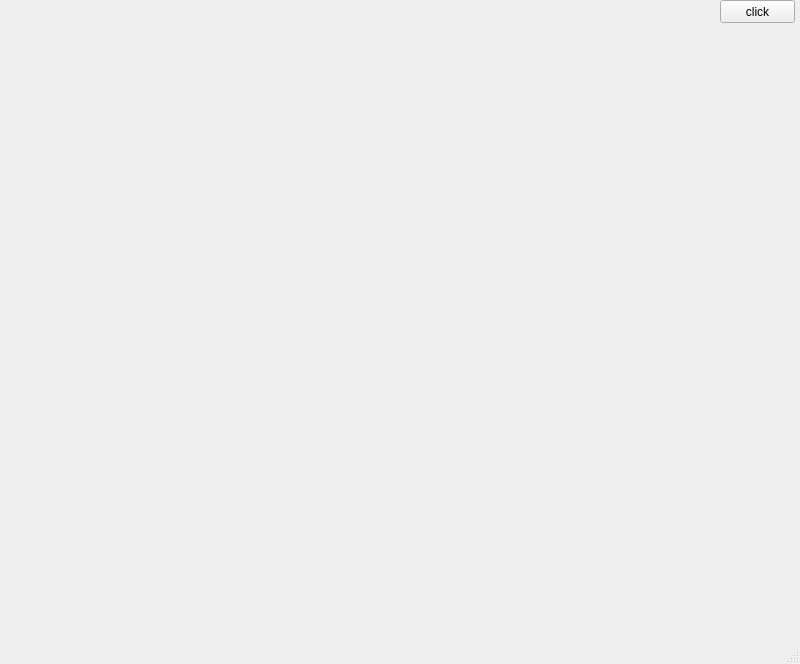
<?xml version="1.0" encoding="UTF-8"?>
<ui version="4.0">
 <class>MainWindow</class>
 <widget class="QMainWindow" name="MainWindow">
  <property name="geometry">
   <rect>
    <x>0</x>
    <y>0</y>
    <width>800</width>
    <height>664</height>
   </rect>
  </property>
  <property name="windowTitle">
   <string>MainWindow</string>
  </property>
  <widget class="QWidget" name="centralwidget">
   <widget class="QLabel" name="lbl1">
    <property name="geometry">
     <rect>
      <x>720</x>
      <y>80</y>
      <width>41</width>
      <height>41</height>
     </rect>
    </property>
    <property name="text">
     <string/>
    </property>
    <property name="pixmap">
     <pixmap>0.png</pixmap>
    </property>
   </widget>
   <widget class="QPushButton" name="pb">
    <property name="geometry">
     <rect>
      <x>720</x>
      <y>0</y>
      <width>75</width>
      <height>23</height>
     </rect>
    </property>
    <property name="text">
     <string>click</string>
    </property>
   </widget>
   <widget class="QLabel" name="lbl3">
    <property name="geometry">
     <rect>
      <x>720</x>
      <y>30</y>
      <width>41</width>
      <height>41</height>
     </rect>
    </property>
    <property name="text">
     <string/>
    </property>
    <property name="pixmap">
     <pixmap>2.png</pixmap>
    </property>
   </widget>
   <widget class="QLabel" name="lbl2">
    <property name="geometry">
     <rect>
      <x>720</x>
      <y>130</y>
      <width>41</width>
      <height>41</height>
     </rect>
    </property>
    <property name="text">
     <string/>
    </property>
    <property name="pixmap">
     <pixmap>1.png</pixmap>
    </property>
   </widget>
   <widget class="QWidget" name="gridLayoutWidget">
    <property name="geometry">
     <rect>
      <x>10</x>
      <y>10</y>
      <width>491</width>
      <height>481</height>
     </rect>
    </property>
    <layout class="QGridLayout" name="gridLayout"/>
   </widget>
  </widget>
  <widget class="QMenuBar" name="menubar">
   <property name="geometry">
    <rect>
     <x>0</x>
     <y>0</y>
     <width>800</width>
     <height>21</height>
    </rect>
   </property>
  </widget>
  <widget class="QStatusBar" name="statusbar"/>
 </widget>
 <resources/>
 <connections/>
</ui>
